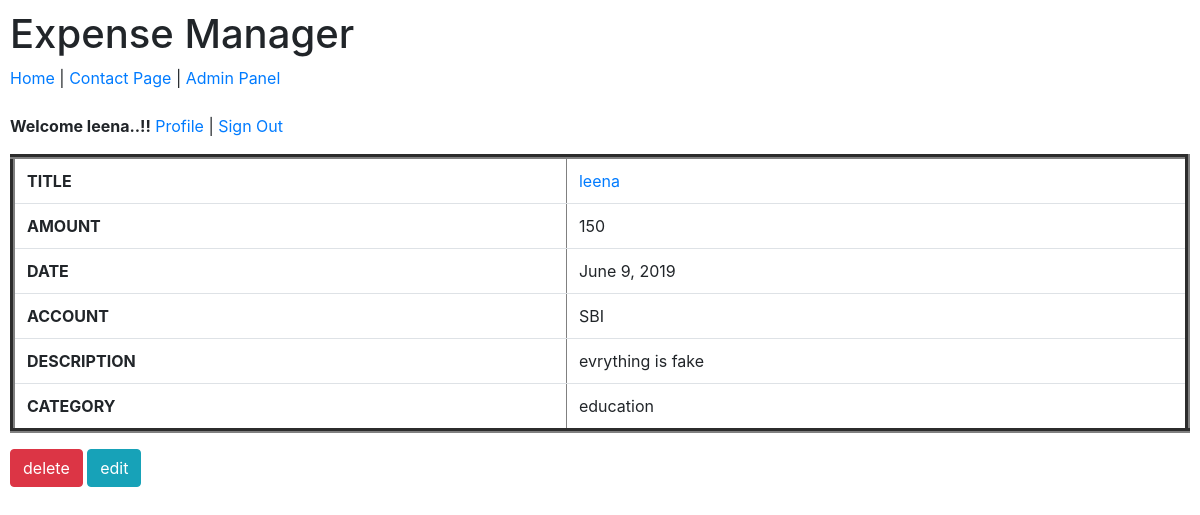
Screenshot of /view/2/ (signed in) with the database file from the repository.
### budget/models.py (models this page shows, shortened)
class ExpenseItem(models.Model):
    title = models.CharField('Title', max_length=100)
    amount = models.IntegerField('Amount', default=0)
    category = models.ForeignKey(ExpenseCategory, on_delete=models.CASCADE , blank=True, null=True)
    description = models.CharField('Description', max_length=200, blank=True, null=True)
    date = models.DateField('Date', max_length=200)
    account = models.ForeignKey(ExpenseAccount, on_delete=models.CASCADE)

class ExpenseAccount(models.Model):
    title = models.CharField('title', max_length=100)
    balance = models.IntegerField('balance', default=0)
    description = models.CharField('Description', max_length=200, blank=True, null=True)
    def __str__(self):
        return self.title

class ExpenseCategory(models.Model):
    title = models.CharField('title', max_length=100)
    description = models.CharField('Description', max_length=200, blank=True, null=True)
    def __str__(self):
        return self.title

### budget/views.py (the view)
# urls.py: url(r'^view/(?P<pk>\w+)/$',views.DetailItemView.as_view()),
class DetailItemView(DetailView):
    queryset = ExpenseItem.objects.all()

### templates/budget/expenseitem_detail.html
{% extends 'base.html' %}
{% block content %}
<table border='5'  cellspacing='2' class="table">
        <tr>
            <th>TITLE</th><td><a href="/view/{{object.id}}/">{{object.title|lower}}</a></td>
        </tr>
        <tr>
            <th>AMOUNT</th><td>{{object.amount}}</td>
        </tr>
        <tr>
            <th>DATE</th><td>{{object.date}}</td>
        </tr>
        <tr>
            <th>ACCOUNT</th><td>{{object.account}}</td>
        </tr>
        <tr>
            <th>DESCRIPTION</th><td>{{object.description}}</td>
        </tr>
        <tr>
            <th>CATEGORY</th><td>{{object.category|lower}}</td>
        </tr>
</table>
<a href="/view/{{object.id}}/delete"> <input type="button" value="delete" class="btn btn-danger"></a>
<a href="/view/{{object.id}}/edit"> <input type="button" value="edit" class="btn btn-info"></a>
{% endblock %}

### templates/nav.html (shortened to what this page needs)
<a href="/">Home</a> | <a href="/contact">Contact Page</a> | <a href="/admin">Admin Panel</a>
{% if user.is_authenticated %}
<b>Welcome {{user.first_name}}..!!</b>
<a href="/profile">Profile</a> | <a href="/admin/logout/?next=/">Sign Out</a>
{% else %}
<a href="{% url 'account_login' %}">login</a> | <a href="{% url 'account_signup' %}">signup</a>
{% endif %}

### rows the page displays
ExpenseItem: title "leena", amount "150", date "June 9, 2019", account "SBI", description "evrything is fake", category "education"

### other values shown
{{ user.first_name }} "leena"
